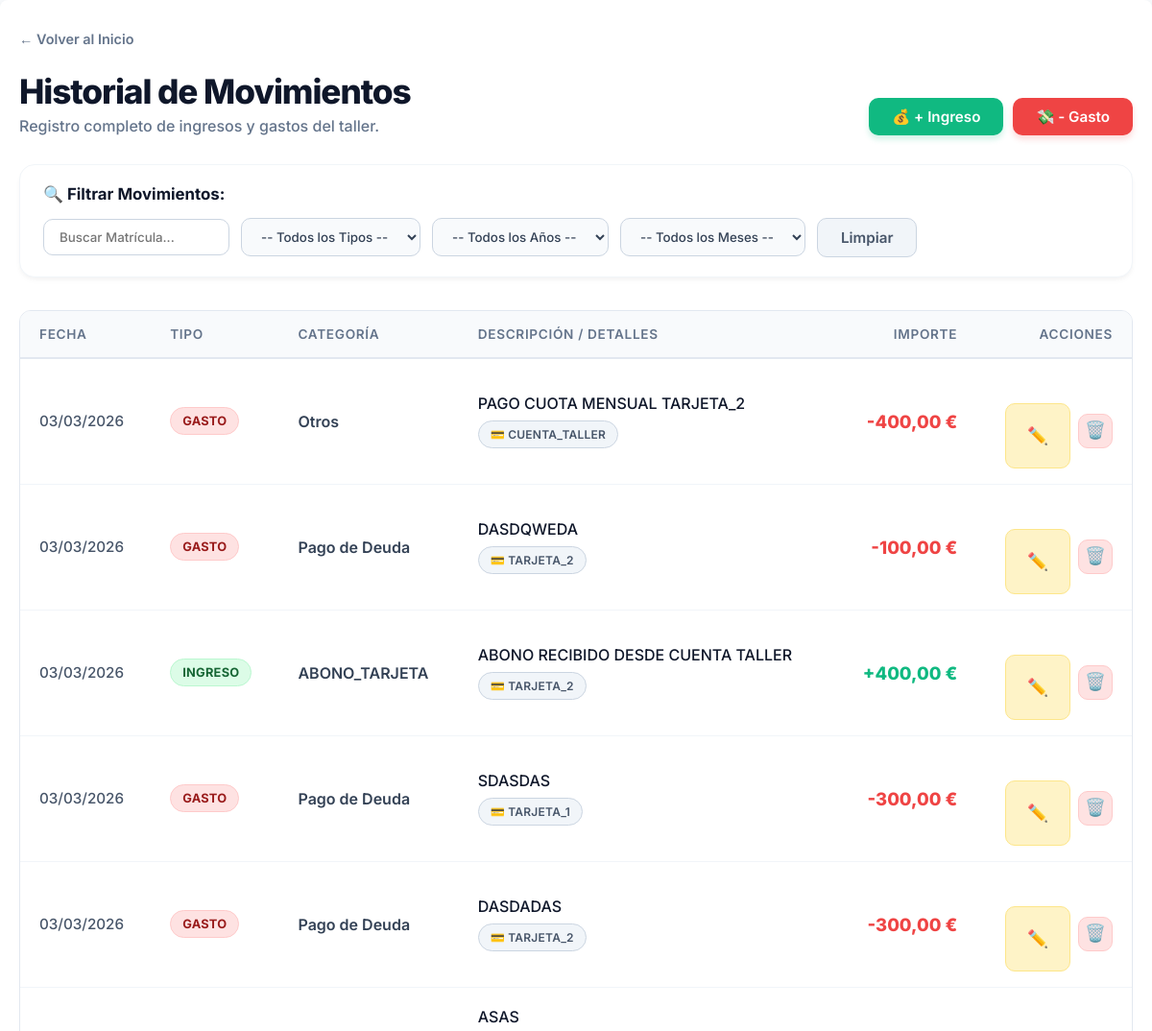
Page /historial-movimientos/ (signed in, upper part) on the earlier database version.
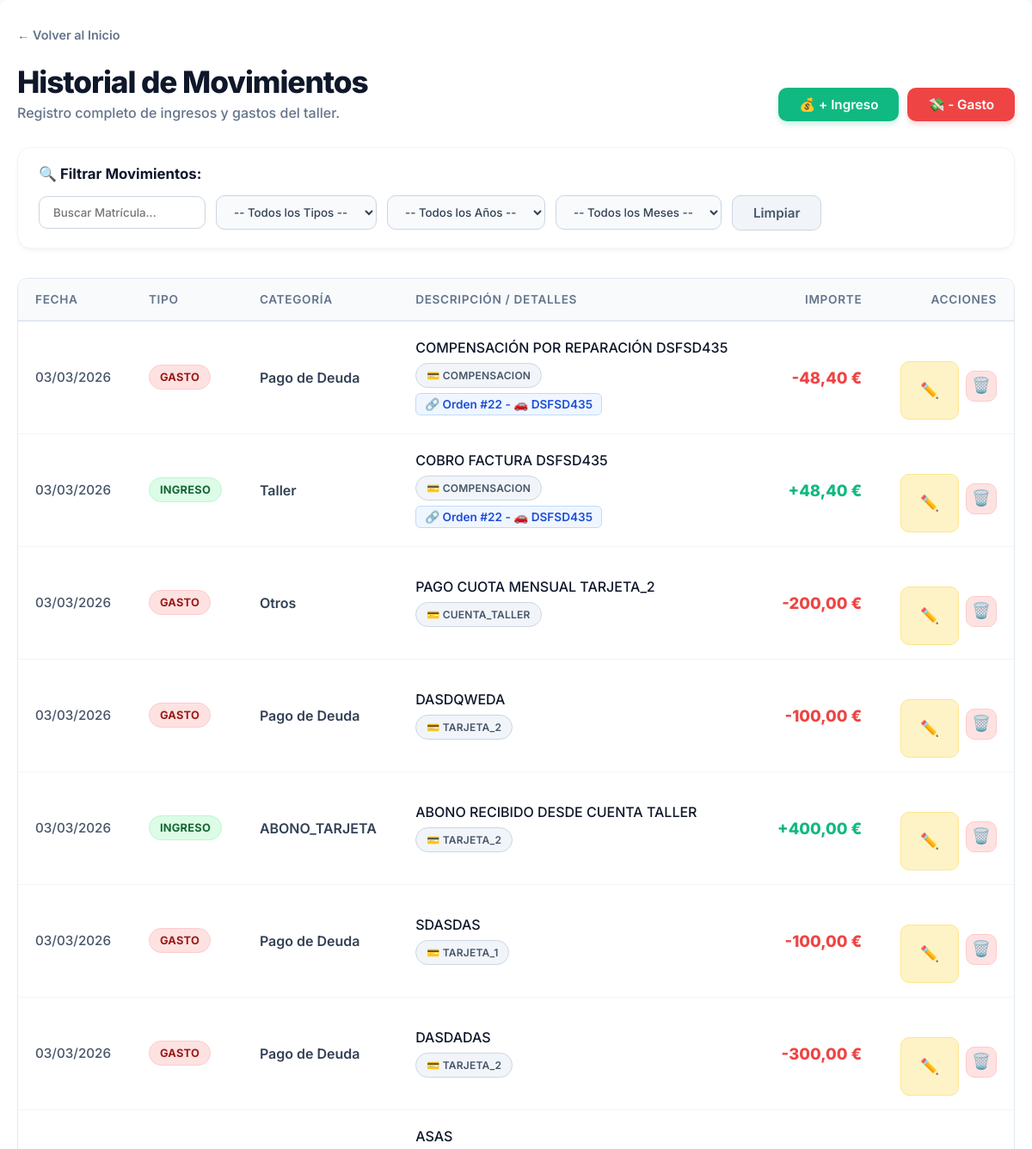
Same page on the later database version.
### taller/models.py (models this page shows, shortened)
class Gasto(models.Model):
    CATEGORIA_CHOICES = [
        ('Repuestos', 'Repuestos'),
        ('Sueldos', 'Sueldos'),
        ('Herramientas', 'Herramientas'),
        ('Suministros', 'Suministros (Agua, Café, etc.)'), # <-- Modificado para que tu hermano lo vea claro
        ('Gasolina/Diesel', 'Gasolina/Diesel'),
        ('Otros', 'Otros'),
        ('Compra de Consumibles', 'Compra de Consumibles (Stock Taller)'), # <-- Modificado
        ('COMISIONES_INTERESES', 'Comisiones e Intereses Bancarios'),
        ('Pago de Deuda', 'Pago de Deuda (Taller)'),
    ]
    METODO_PAGO_CHOICES = [
        ('EFECTIVO', 'Efectivo (Caja)'),
        ('CUENTA_TALLER', 'Cuenta Taller (Banco)'),
        ('TARJETA_1', 'Tarjeta 1 (Visa 2000€)'),
        ('TARJETA_2', 'Tarjeta 2 (Visa 1000€)'),
        ('CUENTA_ERIKA', 'Cuenta Erika (Antigua)'),
        ('COMPENSACION', '🤝 Compensación (Trueque / Sin dinero)'), # <-- LÍNEA NUEVA
    ]
    metodo_pago = models.CharField(max_length=20, choices=METODO_PAGO_CHOICES, default='EFECTIVO')
    fecha = models.DateField(default=timezone.now)
    categoria = models.CharField(max_length=30, choices=CATEGORIA_CHOICES)
    importe = models.DecimalField(max_digits=10, decimal_places=2, null=True, blank=True)
    descripcion = models.CharField(max_length=255, null=True, blank=True)
    orden = models.ForeignKey(OrdenDeReparacion, on_delete=models.SET_NULL, null=True, blank=True, related_name='gastos')
    vehiculo = models.ForeignKey(Vehiculo, on_delete=models.SET_NULL, null=True, blank=True)
    empleado = models.ForeignKey(Empleado, on_delete=models.SET_NULL, null=True, blank=True)
    deuda_asociada = models.ForeignKey(DeudaTaller, on_delete=models.SET_NULL, null=True, blank=True, related_name='gastos_pagados')
    pagado_con_tarjeta = models.BooleanField(default=False)

class Ingreso(models.Model):
    CATEGORIA_CHOICES = [
        ('Taller', 'Pago de Cliente (Taller)'),
        ('Grua', 'Servicio de Grúa'),
        ('Otras Ganancias', 'Otras Ganancias'),
        ('ABONO_TARJETA', 'Abono/Pago a Tarjeta'),
        ('Otros', 'Otros Ingresos'),
    ]
    METODO_PAGO_CHOICES = Gasto.METODO_PAGO_CHOICES
    metodo_pago = models.CharField(max_length=20, choices=METODO_PAGO_CHOICES, default='EFECTIVO')
    fecha = models.DateField(default=timezone.now)
    categoria = models.CharField(max_length=30, choices=CATEGORIA_CHOICES)
    importe = models.DecimalField(max_digits=10, decimal_places=2)
    descripcion = models.CharField(max_length=255)
    orden = models.ForeignKey(OrdenDeReparacion, on_delete=models.SET_NULL, null=True, blank=True)
    es_tpv = models.BooleanField(default=False)

class OrdenDeReparacion(models.Model):
    ESTADO_CHOICES = [
        ('Recibido', 'Recibido'),
        ('En Diagnostico', 'En Diagnóstico'),
        ('Esperando Piezas', 'Esperando Piezas'),
        ('En Reparacion', 'En Reparación'),
        ('Listo para Recoger', 'Listo para Recoger'),
        ('Entregado', 'Entregado'),
    ]
    vehiculo = models.ForeignKey(Vehiculo, on_delete=models.CASCADE)
    cliente = models.ForeignKey(Cliente, on_delete=models.CASCADE)
    presupuesto_origen = models.ForeignKey('Presupuesto', null=True, blank=True, on_delete=models.SET_NULL)
    problema = models.TextField()
    estado = models.CharField(max_length=50, choices=ESTADO_CHOICES, default='Recibido')
    fecha_entrada = models.DateTimeField(auto_now_add=True)
    trabajo_interno = models.BooleanField(default=False, verbose_name="Vehículo del Taller")

class Vehiculo(models.Model):
    matricula = models.CharField(max_length=20, unique=True)
    marca = models.CharField(max_length=50)
    modelo = models.CharField(max_length=50)
    kilometraje = models.IntegerField(default=0)
    cliente = models.ForeignKey(Cliente, on_delete=models.CASCADE)

### taller/views.py (the view)
# urls.py: path('historial-movimientos/', views.historial_movimientos, name='historial_movimientos'),
@login_required
def historial_movimientos(request):
    from django.utils import timezone
    from django.db.models.functions import ExtractYear
    tipo_seleccionado = request.GET.get('tipo', '')
    ano_seleccionado = request.GET.get('ano', '')
    mes_seleccionado = request.GET.get('mes', '')
    matricula_seleccionada = request.GET.get('matricula', '')
    gastos_qs = Gasto.objects.select_related('orden', 'orden__vehiculo').all()
    ingresos_qs = Ingreso.objects.select_related('orden', 'orden__vehiculo').all()
    if ano_seleccionado and ano_seleccionado.isdigit():
        gastos_qs = gastos_qs.filter(fecha__year=int(ano_seleccionado))
        ingresos_qs = ingresos_qs.filter(fecha__year=int(ano_seleccionado))
    if mes_seleccionado and mes_seleccionado.isdigit():
        gastos_qs = gastos_qs.filter(fecha__month=int(mes_seleccionado))
        ingresos_qs = ingresos_qs.filter(fecha__month=int(mes_seleccionado))
    if matricula_seleccionada:
        gastos_qs = gastos_qs.filter(orden__vehiculo__matricula__icontains=matricula_seleccionada)
        ingresos_qs = ingresos_qs.filter(orden__vehiculo__matricula__icontains=matricula_seleccionada)
    movimientos = []
    if tipo_seleccionado in ['', 'gasto']:
        for g in gastos_qs:
            g.tipo = 'gasto'
            movimientos.append(g)
    if tipo_seleccionado in ['', 'ingreso']:
        for i in ingresos_qs:
            i.tipo = 'ingreso'
            movimientos.append(i)
    movimientos.sort(key=lambda x: (x.fecha, x.id), reverse=True)
    anos_gastos = Gasto.objects.annotate(year=ExtractYear('fecha')).values_list('year', flat=True).distinct()
    anos_ingresos = Ingreso.objects.annotate(year=ExtractYear('fecha')).values_list('year', flat=True).distinct()
    anos_disponibles = sorted(list(set(list(anos_gastos) + list(anos_ingresos))), reverse=True)
    if not anos_disponibles:
        anos_disponibles = [timezone.now().year]
    context = {
        'movimientos': movimientos,
        'tipo_seleccionado': tipo_seleccionado,
        'ano_seleccionado': int(ano_seleccionado) if ano_seleccionado.isdigit() else '',
        'mes_seleccionado': str(mes_seleccionado),
        'matricula_seleccionada': matricula_seleccionada,
        'anos_disponibles': anos_disponibles,
    }
    return render(request, 'taller/historial_movimientos.html', context)

### taller/templates/taller/historial_movimientos.html (shortened to what the changed rows need)
<!DOCTYPE html>
{% load static %}
<html lang="es">
<head>
    <link rel="stylesheet" href="{% static 'taller/css/main.css' %}">
    <link rel="stylesheet" href="{% static 'taller/css/responsive.css' %}">
</head>
<body>
    <div class="container">
        <div style="margin-bottom: 30px; display: flex; justify-content: space-between; align-items: flex-end; flex-wrap: wrap; gap: 15px;">
            <div>
                <h1 class="header-title">Historial de Movimientos</h1>
            </div>
        </div>
        {% if movimientos %}
            <div style="overflow-x: auto;">
                <table class="table-modern">
                    <thead>
                        <tr>
                            <th>Fecha</th>
                            <th>Tipo</th>
                            <th>Categoría</th>
                            <th>Descripción / Detalles</th>
                            <th style="text-align: right;">Importe</th>
                            {% if request.user.is_superuser %}
                            <th style="text-align: right;">Acciones</th>
                            {% endif %}
                        </tr>
                    </thead>
                    <tbody>
                        {% for mov in movimientos %}
                        <tr>
                            <td style="color: #475569; font-weight: 500; font-size: 0.95em;">
                                {{ mov.fecha|date:"d/m/Y" }}
                            </td>
                            <td>
                                {% if mov.tipo == 'ingreso' %}
                                    <span class="badge badge-ingreso">INGRESO</span>
                                {% else %}
                                    <span class="badge badge-gasto">GASTO</span>
                                {% endif %}
                            </td>
                            <td style="font-weight: 600; color: #334155;">
                                {{ mov.categoria }}
                            </td>
                            <td>
                                <div style="color: #0f172a; font-weight: 500; margin-bottom: 4px;">{{ mov.descripcion }}</div>
                                <span class="badge badge-metodo">💳 {{ mov.metodo_pago }}</span>
                                {% if mov.orden %}
                                    <div style="margin-top: 6px;">
                                        <a href="{% url 'detalle_orden' mov.orden.id %}" style="display: inline-flex; align-items: center; gap: 5px; background: #eff6ff; color: #1d4ed8; padding: 4px 10px; border-radius: 6px; font-size: 0.85em; font-weight: 600; text-decoration: none; border: 1px solid #bfdbfe; transition: 0.2s;">
                                            🔗 Orden #{{ mov.orden.id }} - 🚗 {{ mov.orden.vehiculo.matricula }}
                                        </a>
                                    </div>
                                {% endif %}
                            </td>
                            <td style="text-align: right; font-weight: 800; font-size: 1.15em; {% if mov.tipo == 'gasto' %}color: #ef4444;{% else %}color: #10b981;{% endif %}">
                                {% if mov.tipo == 'gasto' %}-{% else %}+{% endif %}{{ mov.importe|floatformat:2 }} €
                            </td>
                            {% if request.user.is_superuser %}
                            <td>
                                <div class="action-buttons">
                                    <a href="{% url 'editar_movimiento' mov.tipo mov.id %}" class="btn-action btn-edit" title="Editar Movimiento">
                                        ✏️
                                    </a>
                                    <form action="{% url 'eliminar_movimiento' mov.tipo mov.id %}" method="post" style="margin: 0;" onsubmit="return confirm('⚠️ ¿Estás completamente seguro de eliminar este movimiento?\n\nSi es la compra de un consumible (aceite, líquido, etc.), el stock se restará automáticamente del almacén para cuadrar las cuentas.');">
                                        <button type="submit" class="btn-action btn-delete" title="Eliminar Movimiento">
                                            🗑️
                                        </button>
                                    </form>
                                </div>
                            </td>
                            {% endif %}
                        </tr>
                        {% endfor %}
                    </tbody>
                </table>
            </div>
        {% else %}
            <div class="empty-state">
                <span style="font-size: 3em; display: block; margin-bottom: 15px;">📊</span>
                <p style="font-size: 1.2em; color: #0f172a; margin: 0 0 10px 0;">No se encontraron movimientos.</p>
                <p style="margin: 0;">Prueba a cambiar los filtros de fecha o añade un nuevo ingreso/gasto.</p>
            </div>
        {% endif %}
    </div>
</body>
</html>

Differences in the rows shown:
added Gasto: fecha "03/03/2026", shows "GASTO", categoria "Pago de Deuda", descripcion "COMPENSACIÓN POR REPARACIÓN DSFSD435", metodo_pago "COMPENSACION", orden.id "22", orden.vehiculo.matricula "DSFSD435", importe "48,40"
added Ingreso: fecha "03/03/2026", shows "INGRESO", categoria "Taller", descripcion "COBRO FACTURA DSFSD435", metodo_pago "COMPENSACION", orden.id "22", orden.vehiculo.matricula "DSFSD435", importe "48,40"
changed Gasto "Otros": importe "400,00" → "200,00"
changed Gasto "SDASDAS": importe "300,00" → "100,00"
